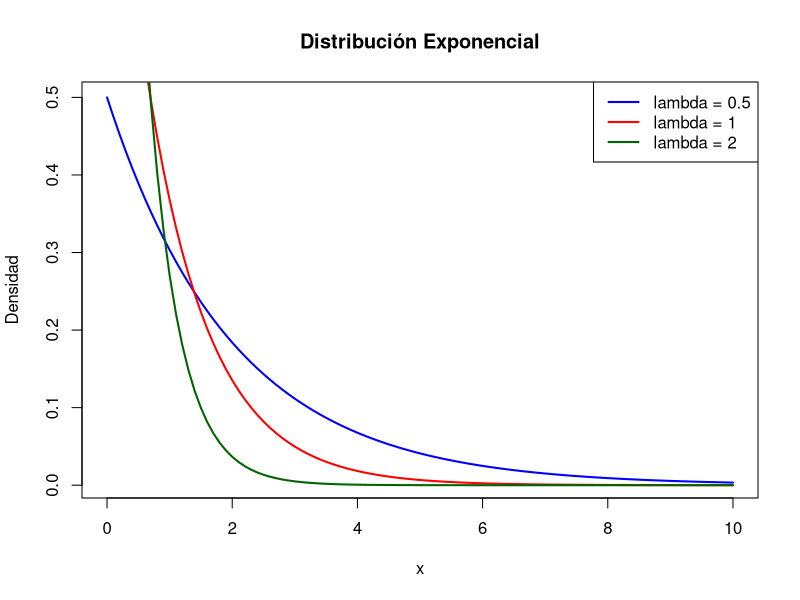
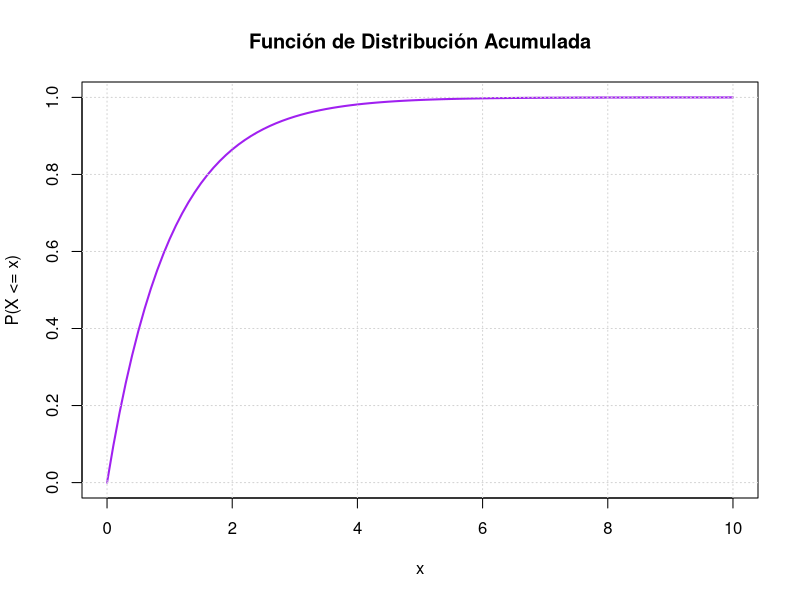
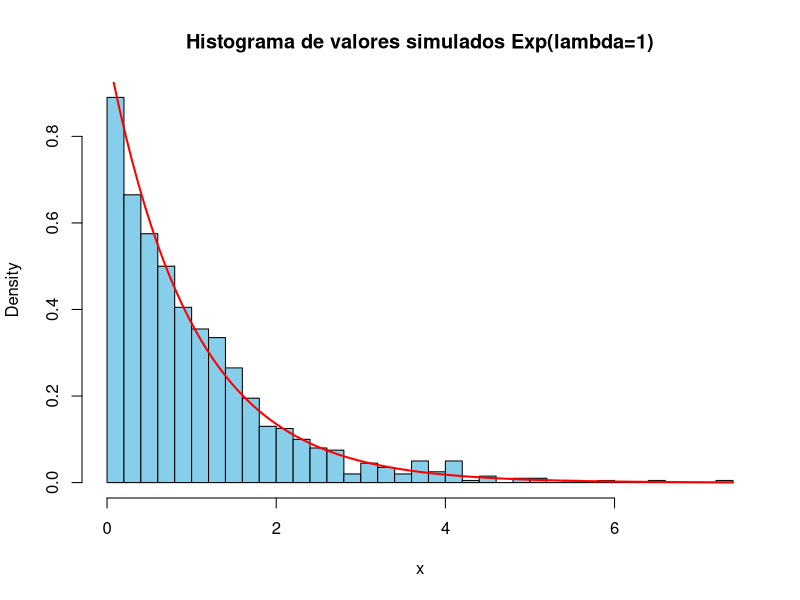

Write R code to recreate these figures, in order.
## ---- chunk 1
# Secuencia de valores en el eje X
x <- seq(0, 10, by = 0.1)

# Parámetros de tasa ($\lambda$)
rates <- c(0.5, 1, 2)

# Graficar curvas para diferentes valores de $\lambda$
plot(x, dexp(x, rate = rates[1]), type = "l", lwd = 2, col = "blue",
     ylab = "Densidad", xlab = "x", main = "Distribución Exponencial")
lines(x, dexp(x, rate = rates[2]), col = "red", lwd = 2)
lines(x, dexp(x, rate = rates[3]), col = "darkgreen", lwd = 2)
legend("topright", legend = paste("lambda =", rates),
       col = c("blue", "red", "darkgreen"), lwd = 2)
## ---- chunk 2
plot(x, pexp(x, rate = 1), type = "l", lwd = 2, col = "purple",
     ylab = "P(X <= x)", xlab = "x", main = "Función de Distribución Acumulada")
grid()
## ---- chunk 3
set.seed(123)
valores <- rexp(1000, rate = 1)

hist(valores, breaks = 30, col = "skyblue",
     main = "Histograma de valores simulados Exp(lambda=1)",
     xlab = "x", freq = FALSE)

# Añadimos la densidad teórica
curve(dexp(x, rate = 1), add = TRUE, lwd = 2, col = "red")
## ---- chunk 4
# P(X < 3)
p1 <- pexp(3, rate = 0.5)
p1

# Cuantil 0.9
q1 <- qexp(0.9, rate = 0.5)
q1
